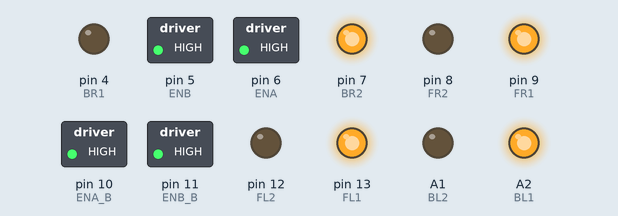
Bench run of a sketch on a simulated Arduino Uno, built with avr-gcc and run on an emulated ATmega328P. On the bench: switched loads named in the sketch (green lamp = pin HIGH), output pins drawn as LEDs (lit = HIGH). What the sketch prints to the serial monitor is not drawn.

Above: at 1.05 s.
Timing chart, 0 to 4.0 s (numbered marks = the images above):
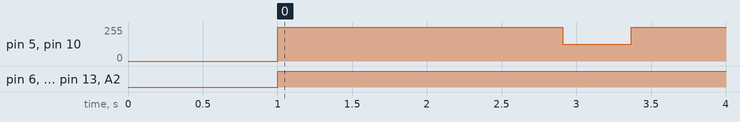

The sketch:

perhapseSquare.ino
```cpp
/* FOR THE MOTOR */
//int M1 = 2;
//int M2 = 3;


/* FOR THE WHEELS */
int FL1 = 13;
int FL2 = 12;
int FR1 = 9;
int FR2 = 8;

int BL1 = A2;
int BL2 = A1;
int BR1 = 4;
int BR2 = 7;

int ENA = 6;
int ENB = 5;

int ENA_B = 10;
int ENB_B = 11;

int command;
boolean command_ready = false;
// Max speed: 255
int speedCar = 255;
int turning = 125;
int speed_Coeff = 2;
// Timing:
unsigned long startMillis;
unsigned long currentMillis;
const unsigned long period = 3000;
// Variables:
float put_distance = 2 * 305 ; //approx 2 feet in mm
float wheel = 151 ; //feet in mm
float rotation = 0  ;
float timeLim = 0 ;

void calculateTime() {
  rotation = put_distance / wheel ;
  timeLim = rotation * 0.47 ;
  timeLim = timeLim * 1000 ;
  timeLim = round(timeLim);

  Serial.println(timeLim);
}

void setup() {
  //starting motors:
 // pinMode(M1, OUTPUT);
  // pinMode(M2, OUTPUT);

  //setting up wheels:
  pinMode(FR1, OUTPUT);
  pinMode(FR2, OUTPUT);

  pinMode(FL1, OUTPUT);
  pinMode(FL2, OUTPUT);

  pinMode(BL1, OUTPUT);
  pinMode(BL2, OUTPUT);

  pinMode(BR1, OUTPUT);
  pinMode(BR2, OUTPUT);

  //setting up enable motors:
  pinMode(ENA, OUTPUT);
  pinMode(ENB, OUTPUT);
  pinMode(ENA_B, OUTPUT);
  pinMode(ENB_B, OUTPUT);

  Serial.begin(9600);
  Serial.println("I'm going to move in a square") ;
  calculateTime() ;

  delay(1000);
  startMillis = millis(); // initial start time

}

void forwardRight(){
    //digitalWrite(M1, HIGH);
    //digitalWrite(M2, HIGH);

    digitalWrite(FR1, HIGH);
    digitalWrite(FR2, LOW);
    analogWrite(ENB, turning);

    digitalWrite(FL1, HIGH);
    digitalWrite(FL2, LOW);
    analogWrite(ENA, speedCar);

    digitalWrite(BR1, LOW);
    digitalWrite(BR2, HIGH);
    analogWrite(ENB_B, speedCar);

    digitalWrite(BL1, HIGH);
    digitalWrite(BL2, LOW);
    analogWrite(ENA_B, turning);
    Serial.println("Going Forward Right");
}


void stop(){
    //digitalWrite(M1, LOW);
    //digitalWrite(M2, LOW);

    digitalWrite(FR1, LOW);
    digitalWrite(FR2, LOW);

    digitalWrite(FL1, LOW);
    digitalWrite(FL2, LOW);

    digitalWrite(BR1, LOW);
    digitalWrite(BR2, LOW);

    digitalWrite(BL1, LOW);
    digitalWrite(BL2, LOW);

    Serial.println("You've stopped");
}
void forward(){
    //digitalWrite(M1, HIGH);
    //digitalWrite(M2, HIGH);

    digitalWrite(FR1, HIGH);
    digitalWrite(FR2, LOW);
    analogWrite(ENB, speedCar);

    digitalWrite(FL1, HIGH);
    digitalWrite(FL2, LOW);
    analogWrite(ENA, speedCar);

    digitalWrite(BR1, LOW);
    digitalWrite(BR2, HIGH);
    analogWrite(ENB_B, speedCar);

    digitalWrite(BL1, HIGH);
    digitalWrite(BL2, LOW);
    analogWrite(ENA_B, speedCar);

    Serial.println("Forward");
}
void back(){
  digitalWrite(FR1, LOW);
  digitalWrite(FR2, HIGH);
  analogWrite(ENB, speedCar);

  digitalWrite(FL1, LOW);
  digitalWrite(FL2, HIGH);
  analogWrite(ENA, speedCar);

  digitalWrite(BR1, HIGH);
  digitalWrite(BR2, LOW);
  analogWrite(ENB_B, speedCar);

  digitalWrite(BL1, LOW);
  digitalWrite(BL2, HIGH);
  analogWrite(ENA_B, speedCar);

  Serial.println("Going Back");
}


void loop() {
  currentMillis = millis();

  if ( currentMillis - startMillis > timeLim) {
    for (int i = 0; i <= 20; i++) {
      forwardRight();
    }
    startMillis = currentMillis;
  }
  else{
    forward();
  }
}
```

Measured:
- by itself, pin 5 (ENB), pin 10 (ENA_B): repeats every 1.9 s: 125/255 0.46 s, 255/255 1.5 s
- by itself, pin 6 (ENA), pin 7 (BR2), pin 9 (FR1), pin 11 (ENB_B), pin 13 (FL1), A2 (BL1): LOW → HIGH at 1.0 s
